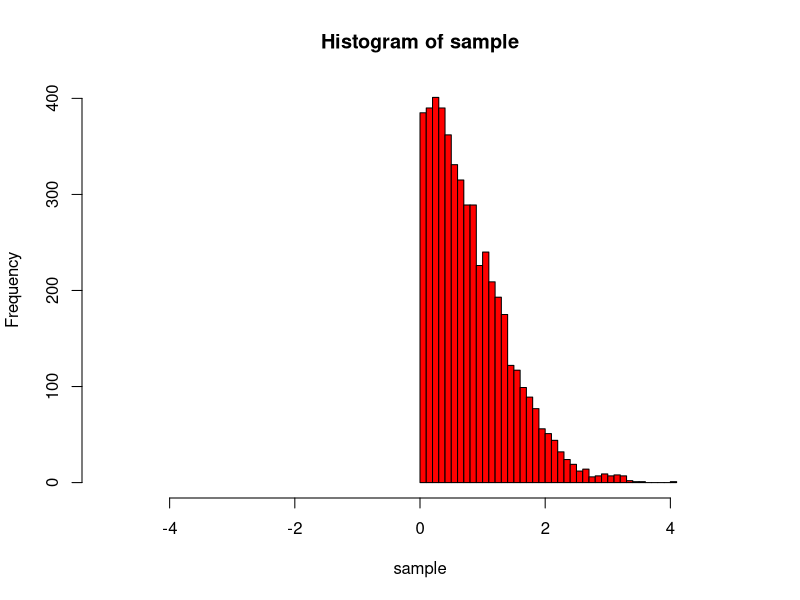

Write the R code that produced this figure.
g<-function(x,param)
{
	return(param*exp(-x*param))
}

gInv<-function(x,param)
{
	return(-log(1-x)/param)
}

f<-function(x)
{
	return((1/sqrt(2*pi))*exp(-x*x/2)*2)
}

n=5000
sample<-vector(length=n)
c<-sqrt(2*exp(1)/pi)
param<-1

acc_count<-0
total_count<-0

i<-1
while(i<=n)
{
	x<-gInv(runif(1),param)
	
	if(c*g(x,param)*runif(1)<f(x))
	{
		sample[i]=x
		i<-i+1
		acc_count<-acc_count+1
	}
	total_count<-total_count+1
}

png("que2_in_R.png")
ran<-5
hist(sample,breaks=50,col="red",plot=TRUE,xlim=c(-ran, ran),)

cat("\n")
cat("\nMean: ",mean(sample),"\n")
cat("Variance: ",var(sample),"\n")
cat("Max: ",max(sample),"\n")
cat("Min: ",min(sample),"\n")
cat("Simulated Acccepted Probability: ",acc_count/total_count,"\n")
cat("Theoritical Acccepted Probability: ",1/c,"\n")

